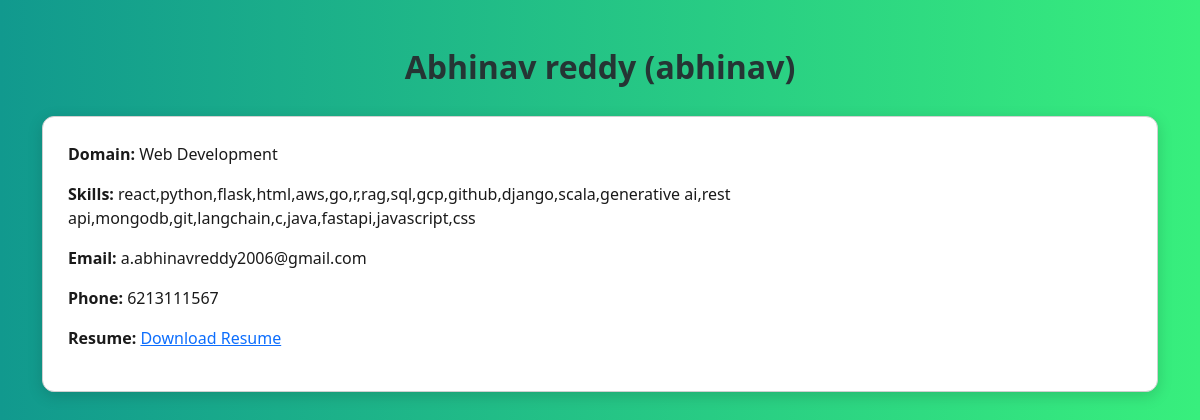
Screenshot of /view_user/2 with the database file from the repository.
### tables this page shows
CREATE TABLE users (
            id INTEGER PRIMARY KEY AUTOINCREMENT,
            username TEXT UNIQUE NOT NULL,
            email TEXT UNIQUE NOT NULL,
            password TEXT NOT NULL,
            fullname TEXT,
            contact TEXT,
            resume TEXT,
            skills TEXT,
            domain TEXT
        );

### app.py (the view)
@app.route("/view_user/<int:user_id>")
def view_user(user_id):
    conn = get_db_connection()
    user = conn.execute("SELECT * FROM users WHERE id=?", (user_id,)).fetchone()
    conn.close()
    if not user:
        return "User not found", 404
    return render_template("view_user.html", user=user)

### app.py (called while the page is built)
def get_db_connection():
    conn = sqlite3.connect("users.db")
    conn.row_factory = sqlite3.Row
    return conn

### templates/view_user.html (shortened to what this page needs)
<!DOCTYPE html>
<html lang="en">
<head>
<link href="https://cdn.jsdelivr.net/npm/bootstrap@5.3.2/dist/css/bootstrap.min.css" rel="stylesheet">
</head>
<body class="container py-5">
<h2>{{ user.fullname }} ({{ user.username }})</h2>
<div class="details-card">
  <p><b>Domain:</b> {{ user.domain }}</p>
  <p><b>Skills:</b> {{ user.skills }}</p>
  <p><b>Email:</b> {{ user.email }}</p>
  <p><b>Phone:</b> {{ user.contact }}</p>
<p>
  <b>Resume:</b>
  {% if user.resume %}
    <a href="{{ url_for('download_resume', filename=user.resume) }}" download>Download Resume</a>
  {% else %}
    Not uploaded
  {% endif %}
</p>
</div>
</body>
</html>

### templates/view_user.html (style rules this page uses)
body { background: linear-gradient(90deg, #11998e, #38ef7d); color: #1a1a1a; font-family: "Segoe UI", Tahoma, Geneva, Verdana, sans-serif; min-height:100vh; }
.details-card { background: #ffffff; padding: 25px; border-radius: 12px; border: 1px solid #d0d0d0; margin-top: 30px; box-shadow: 0 4px 15px rgba(0,0,0,0.15); color: #1a1a1a; }
h2,h3 { text-align: center; margin-bottom: 20px; color: #253534; font-weight: 700; }

### rows the page displays
users: fullname "Abhinav reddy", username "abhinav", domain "Web Development", skills "react,python,flask,html,aws,go,r,rag,sql,gcp,github,django,scala,generative ai,rest api,mongodb,git,langchain,c,java,fastapi,javascript,css", email "a.abhinavreddy2006@gmail.com", contact "6213111567"
